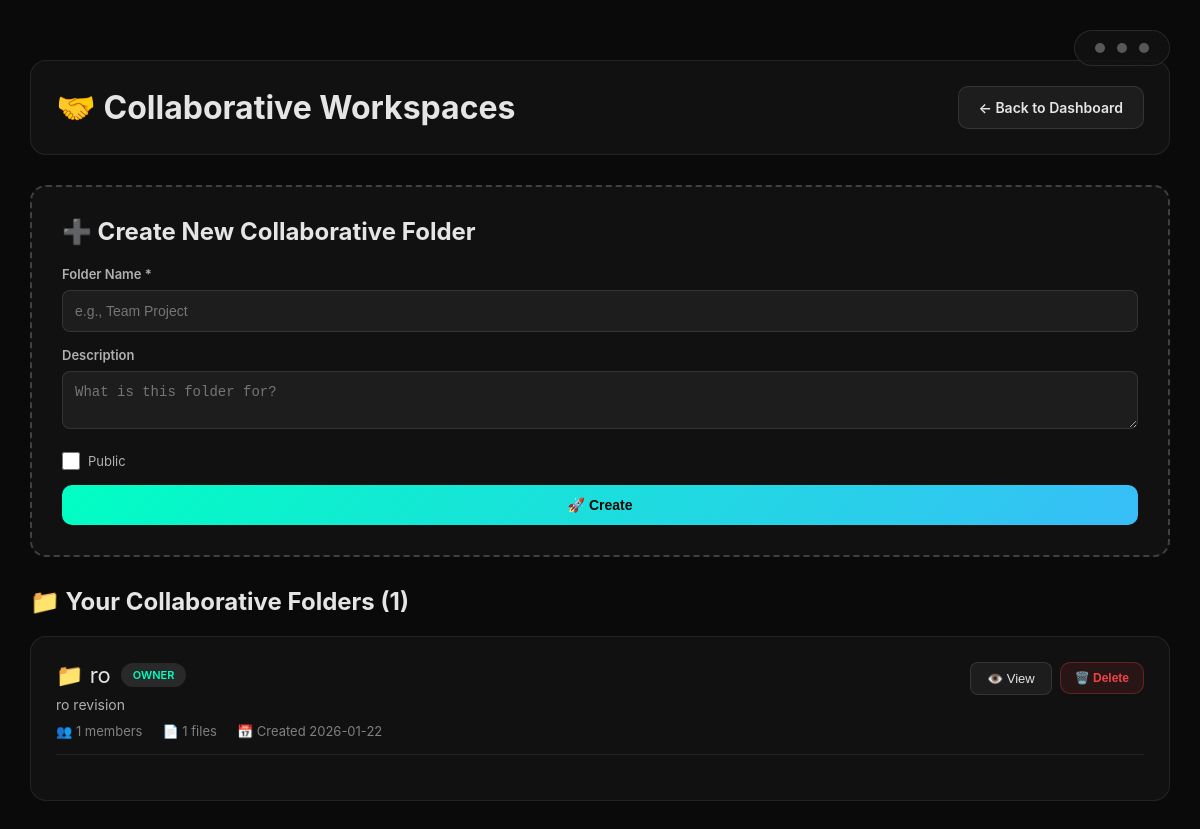
/collaborations (signed in), run on the app's committed database.
### app.py (models this page shows, shortened)
class CollabFolder(db.Model):
    id = db.Column(db.Integer, primary_key=True)
    name = db.Column(db.String(100), nullable=False)
    description = db.Column(db.String(255), nullable=True)
    created_by = db.Column(db.Integer, db.ForeignKey('account.id'), nullable=False)
    created_at = db.Column(db.DateTime, default=datetime.now)
    is_public = db.Column(db.Boolean, default=False)
    members = db.relationship('CollabMember', backref='folder', lazy=True, cascade='all, delete-orphan')
    files = db.relationship('CollabFile', backref='folder', lazy=True, cascade='all, delete-orphan')
    creator = db.relationship('Account', foreign_keys=[created_by])

class CollabMember(db.Model):
    id = db.Column(db.Integer, primary_key=True)
    folder_id = db.Column(db.Integer,
                         db.ForeignKey('collab_folder.id', name='fk_collab_member_folder'),
                         nullable=False)
    user_id = db.Column(db.Integer,
                       db.ForeignKey('account.id', name='fk_collab_member_user'),
                       nullable=False)
    role = db.Column(db.String(20), default='viewer')
    joined_at = db.Column(db.DateTime, default=datetime.now)
    invite_token = db.Column(db.String(32), unique=True, nullable=True)
    invite_status = db.Column(db.String(20), default='pending')
    invited_at = db.Column(db.DateTime, default=datetime.now)
    invited_by = db.Column(db.Integer,
                          db.ForeignKey('account.id', name='fk_collab_member_invited_by'),
                          nullable=True)
    user = db.relationship('Account', foreign_keys=[user_id], backref='collaborations')
    inviter = db.relationship('Account', foreign_keys=[invited_by], backref='sent_invitations')

### app.py (the view)
@app.route("/collaborations")
@login_required
def collaborations():
    my_collabs = CollabMember.query.filter_by(user_id=current_user.id).all()
    folders = [collab.folder for collab in my_collabs]
    return render_template('collaborations.html',
                         folders=folders,
                         username=current_user.username)

### app.py (called while the page is built)
@login_manager.user_loader
def load_user(userid):
    return Account.query.get((int(userid)))

### templates/collaborations.html (shortened to what this page needs)
{% extends 'base.html' %}
{% block content %}
<div class="collab-container">
    <div class="page-header">
        <h1>🤝 Collaborative Workspaces</h1>
        <a href="/dashboard" class="btn">← Back to Dashboard</a>
    </div>
    <div class="create-folder-section">
        <h2>➕ Create New Collaborative Folder</h2>
        <form action="/collab/create" method="POST" class="create-form">
            <div class="form-group">
                <label for="folder_name">Folder Name *</label>
                <input type="text" id="folder_name" name="folder_name" placeholder="e.g., Team Project" required>
            </div>
            <div class="form-group">
                <label for="description">Description</label>
                <textarea id="description" name="description" placeholder="What is this folder for?"></textarea>
            </div>
            <div class="checkbox-wrapper">
                <input type="checkbox" id="is_public" name="is_public">
                <label for="is_public">Public</label>
            </div>
            <button type="submit" class="btn btn-primary">🚀 Create</button>
        </form>
    </div>
    <div class="folders-section">
        <h2>📁 Your Collaborative Folders ({{ folders|length }})</h2>
        {% if folders %}
            {% for folder in folders %}
            {% set member = folder.members|selectattr('user_id', 'equalto', current_user.id)|first %}
            <div class="folder-card" id="folder-{{ folder.id }}">
                <div class="folder-header">
                    <div class="folder-title-section">
                        <div class="folder-title">
                            <span>📁 {{ folder.name }}</span>
                            <span class="role-badge">{{ member.role }}</span>
                        </div>
                        <div class="folder-desc">{{ folder.description or 'No description' }}</div>
                        <div class="folder-stats">
                            <span>👥 {{ folder.members|length }} members</span>
                            <span>📄 {{ folder.files|length }} files</span>
                            <span>📅 Created {{ folder.created_at.strftime('%Y-%m-%d') }}</span>
                        </div>
                    </div>
                    <div class="folder-actions">
                        <button class="toggle-btn" onclick="toggleFolder({{ folder.id }})">
                            <span id="toggle-text-{{ folder.id }}">👁️ View</span>
                        </button>
                        {% if member.role == 'owner' %}
                        <form action="/collab/{{ folder.id }}/delete" method="POST" style="display: inline;">
                            <button type="submit" class="btn btn-danger btn-small"
                                    onclick="return confirm('⚠️ Delete folder and all files?')">
                                🗑️ Delete
                            </button>
                        </form>
                        {% endif %}
                    </div>
                </div>
            </div>
            {% endfor %}
        {% else %}
        <div class="empty-state">
            <h3>📭 No collaborative folders yet</h3>
            <p>Create your first folder above to start collaborating!</p>
        </div>
        {% endif %}
    </div>
</div>
{% endblock %}

### templates/base.html (shortened to what this page needs)
<!DOCTYPE html>
<html lang="en">
<head>
  <link rel="stylesheet" href="{{ url_for('static', filename='style.css') }}">
</head>
<body>
  <nav class="navbar">
     <div class="page-dot" title="Home"><a href="{{ url_for('home') }}"></a></div>
     <div class="page-dot" title="Sign Up"><a href="{{ url_for('register') }}"></a></div>
     <div class="page-dot" title="Login">
      <a href="{{ url_for('login') }}"></a>
    </div>
  </nav>
  {% block content %}
  {% endblock %}
</body>
</html>

### static/style.css (style rules this page uses)
* { margin: 0; padding: 0; box-sizing: border-box; }
body { font-family: 'Inter' , 'Segoe UI' ; min-height: 100vh; background-color: #0a0a0a ; color: #e5e5e5; }
.navbar { position: fixed; top: 30px; right: 30px; display: flex; gap: 12px; z-index: 100; background: rgba(20, 20, 20, 0.6); backdrop-filter: blur(20px); padding: 12px 20px; border-radius: 50px; border: 1px solid rgba(255, 255, 255, 0.1); }
.page-dot { width: 10px; height: 10px; border-radius: 50%; background: rgba(255, 255, 255, 0.3); cursor: pointer; transition: all 0.3s ease; position: relative; }
.page-dot a { position: absolute; top: 0; left: 0; width: 100%; height: 100%; border-radius: inherit; }

### data on the page
CollabFolder: name "ro", description "ro revision", members|length "1", files|length "1", created_at "2026-01-22"
CollabMember: role "OWNER"

### other printed values
{{ folders|length }} "1"
